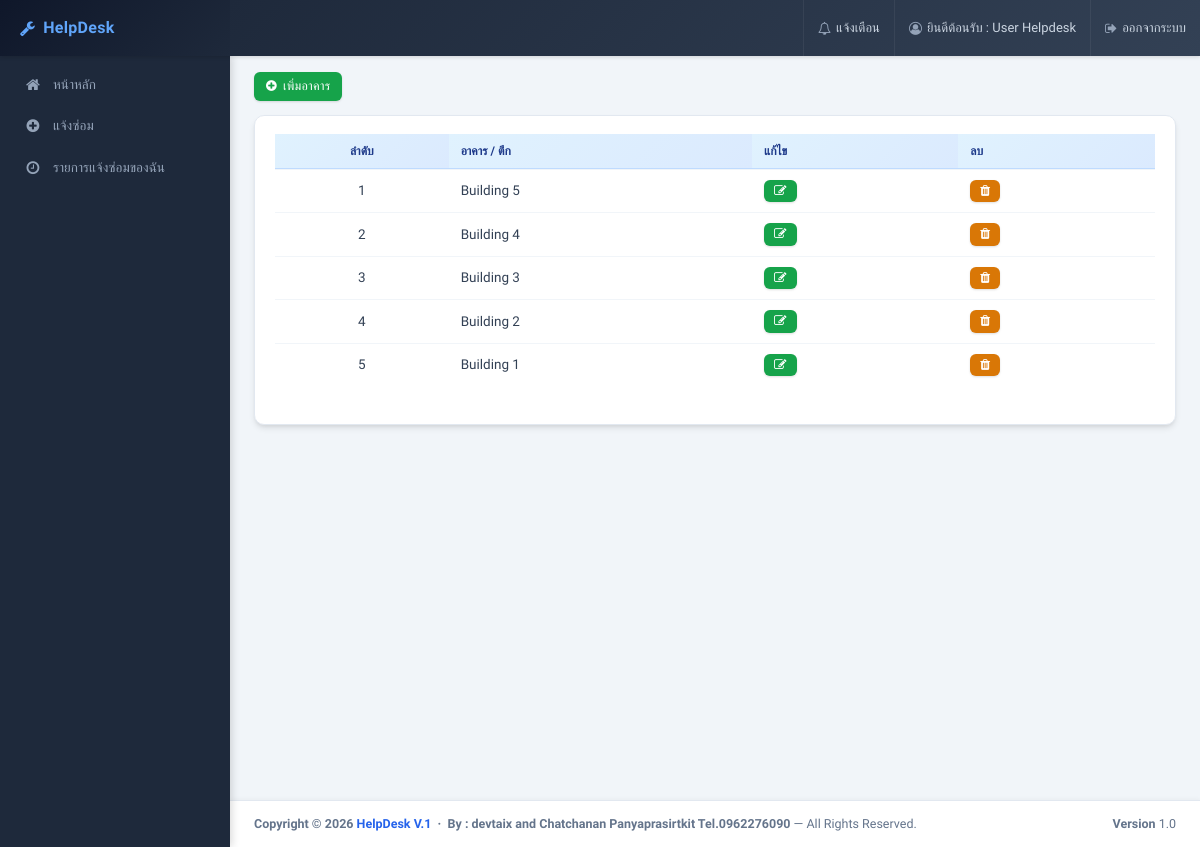
Page /helpdesk/backend/list_building.php (signed in) on the committed database.
### tables this page shows
CREATE TABLE `tb_user` (
  `u_prefix` varchar(30) NOT NULL,
  `u_fname` varchar(100) NOT NULL,
  `u_lname` varchar(100) NOT NULL,
  `u_idcard` varchar(30) NOT NULL,
  `u_mobile` varchar(30) NOT NULL,
  `u_tel` varchar(30) NOT NULL,
  `u_email` varchar(100) NOT NULL,
  `p_id` int NOT NULL,
  `dep_id` int NOT NULL,
  `u_username` varchar(50) NOT NULL,
  `u_password` varchar(100) NOT NULL,
  `level_id` varchar(2) NOT NULL,
  `u_status` char(1) NOT NULL COMMENT '0=เปิดใช้งาน, 1=ยกเลิก',
  `u_save` datetime NOT NULL
);

CREATE TABLE `tb_building` (
  `build_id` int NOT NULL,
  `build_name` varchar(200) NOT NULL
);

### helpdesk/backend/type_user.php (called while the page is built, shortened)
<?php
	include('../config/connect.php');
	$sqlcheck = "SELECT u.*, d.dep_name, l.level_name, p.p_position FROM tb_user AS u
	INNER JOIN tb_user_level AS l ON u.level_id = l.level_id
	INNER JOIN tb_department AS d ON u.dep_id = d.dep_id
	INNER JOIN tb_position AS p ON u.p_id = p.p_id
	WHERE u.u_idcard = '".$_SESSION['u_idcard']."'";
	$result = mysqli_query($conn, $sqlcheck);
	$record = mysqli_fetch_array($result);
?>

### helpdesk/backend/list_building.php (shortened to what this page needs)
<?php session_start();
	include('../config/connect.php');
	include('type_user.php');
	$sql = "SELECT * FROM tb_building ORDER BY build_id DESC";
	$query = mysqli_query($conn, $sql);
?>
<!DOCTYPE html>
<html>
<head>
  <?php include('import_style.php');?>
</head>
<body class="hold-transition skin-green sidebar-mini">
<div class="wrapper">
  <?php include('header.php');?>
  <?php include('menu_left.php');?>
  <div class="content-wrapper">
    <section class="content">
<div class="row">
		<div class="col-md-12">
		<div style="margin-bottom:14px;">
			<button type="button" class="btn btn-success btn-sm" data-toggle="modal" data-target="#add_building">
				<i class="fa fa-plus-circle"></i> เพิ่มอาคาร
			</button>
		</div>
          <div class="box">
            <div class="box-body">
                                <table id="example" width="100%" class="table table-hover">
                                	<thead>
                                    	<tr class="bg-gray">
                                        	<th width="6%" class="text-center">ลำดับ</th>
                                            <th width="88%">อาคาร / ตึก</th>
                                            <th width="3%">แก้ไข</th>
                                            <th width="3%">ลบ</th>
                                        </tr>
                                    </thead>
                                    <tbody>
                                    <?php
										$i = 1;
										while($rows = mysqli_fetch_array($query)) {
									?>
                                    	<tr>
                                        	<td align="center"><?php echo $i;?></td>
                                            <td><?php echo $rows['build_name'];?></td>
											<td>
                                            	<button type="button" class="btn btn-success btn-sm btn-icon" data-toggle="modal" data-target="#editBuildingModal<?php echo $rows['build_id'];?>"><span class="fa fa-edit"></span></button>
                                            </td>
                                            <td>
                                            	<button type="button" class="btn btn-warning btn-sm btn-icon" data-toggle="modal" data-target="#deleteBuildingModal<?php echo $rows['build_id'];?>"><span class="fa fa-trash"></span></button>
                                            </td>
                                        </tr>
                                    <?php $i++; } ?>
                                    </tbody>
                                </table>
            </div>
          </div>
        </div>
</div>
    </section>
  </div>
  <?php include('footer.php');?>
</div>
</body>
</html>

### helpdesk/backend/header.php (shortened to what this page needs)
<header class="main-header">
    <a href="dashboard.php" class="logo">
      <span class="logo-lg"><i class="fa fa-wrench" style="margin-right:8px;color:#60a5fa;"></i><b>HelpDesk</b></span>
    </a>
    <nav class="navbar navbar-static-top">
      <a href="#" class="sidebar-toggle" data-toggle="push-menu" role="button">
      </a>
      <div class="navbar-custom-menu">
        <ul class="nav navbar-nav">
          <li>
            <a href="notification.php" title="แจ้งเตือน">
              <i class="fa fa-bell-o"></i>
              <span class="hidden-xs">แจ้งเตือน</span>
            </a>
          </li>
          <li>
            <a href="#" style="pointer-events:none; cursor:default;">
              <i class="fa fa-user-circle-o"></i>
              <span class="hidden-xs">ยินดีต้อนรับ : <?php echo $record['u_fname']; ?> <?php echo $record['u_lname']; ?></span>
            </a>
          </li>
          <li>
            <a href="logout.php">
              <i class="fa fa-sign-out"></i>
              <span class="hidden-xs">ออกจากระบบ</span>
            </a>
          </li>
        </ul>
      </div>
    </nav>
</header>

### helpdesk/backend/import_style.php (style rules this page uses)
body { font-family: 'Kanit', sans-serif; font-size: 13px; }
span { font-family: 'Kanit', sans-serif; }
.btn { font-size: 13px; }

### rows in the picture
tb_user: u_fname "User", u_lname "Helpdesk"
tb_building: build_name "Building 5"
tb_building: build_name "Building 4"
tb_building: build_name "Building 3"
tb_building: build_name "Building 2"
tb_building: build_name "Building 1"
